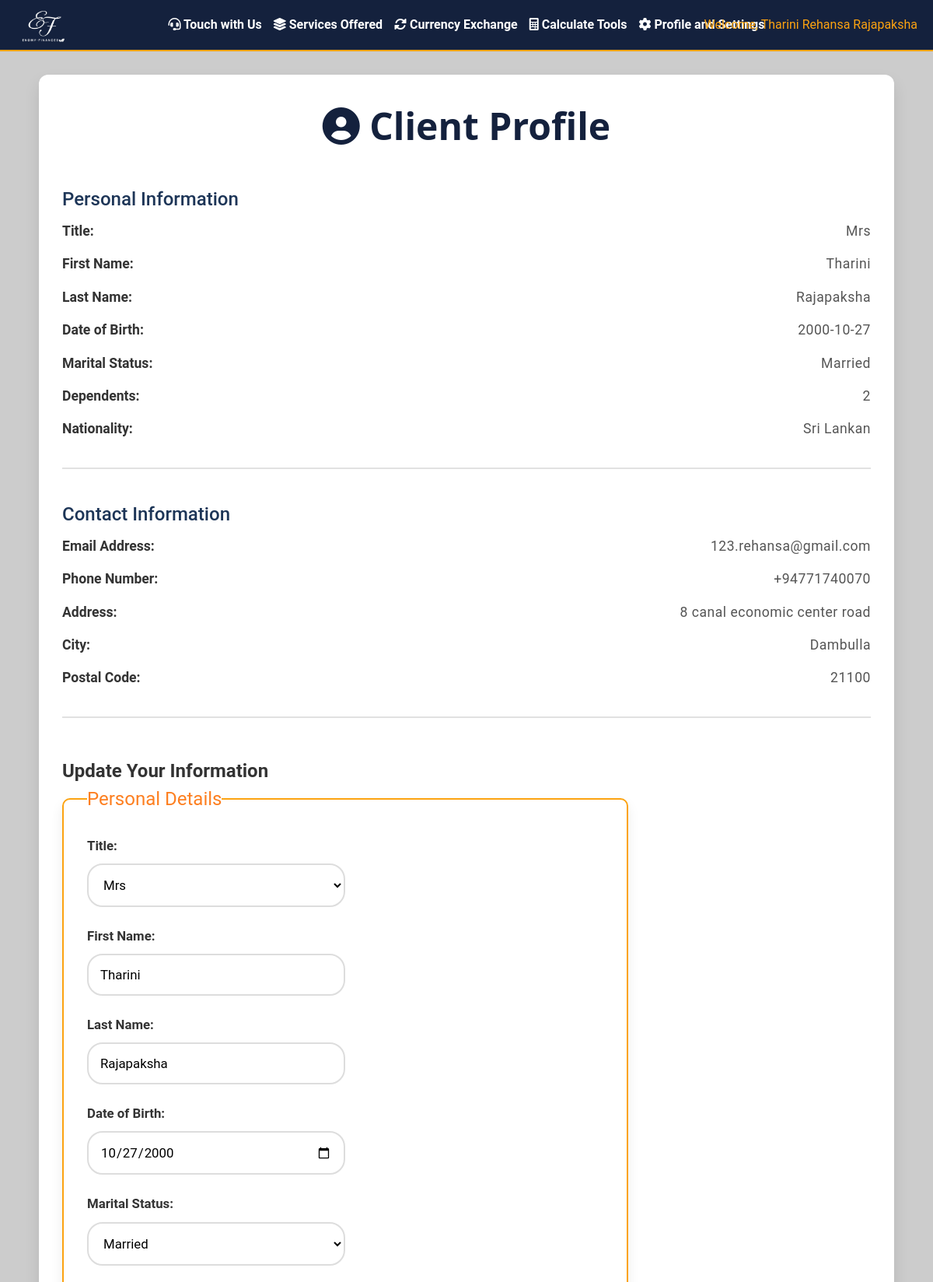
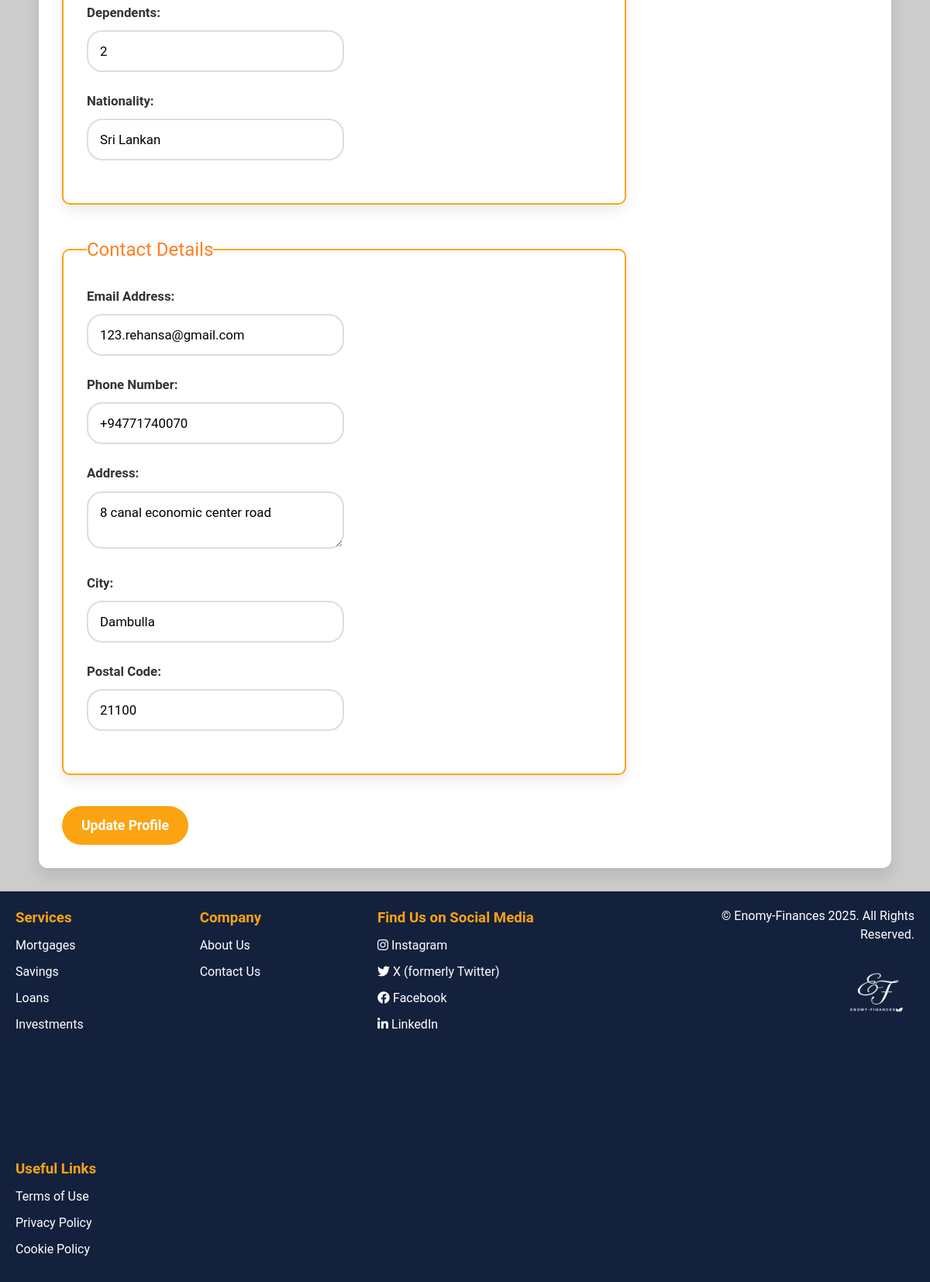
The page /contact-details.php (signed in) on the database its author committed (2 pictures, top to bottom).
### tables this page shows
CREATE TABLE `client_profiles` (
  `id` int(11) NOT NULL,
  `user_id` int(11) NOT NULL,
  `title` varchar(50) DEFAULT NULL,
  `first_name` varchar(100) DEFAULT NULL,
  `last_name` varchar(100) DEFAULT NULL,
  `dob` date DEFAULT NULL,
  `marital_status` varchar(50) DEFAULT NULL,
  `dependents` int(11) DEFAULT NULL,
  `nationality` varchar(100) DEFAULT NULL,
  `email` varchar(100) DEFAULT NULL,
  `phone` varchar(50) DEFAULT NULL,
  `address` text DEFAULT NULL,
  `city` varchar(100) DEFAULT NULL,
  `zip` varchar(20) DEFAULT NULL,
  `account_status` enum('Active','Deactivated','Suspended') DEFAULT 'Active'
);

### contact-details.php (the view, shortened to what this page needs)
<?php
require 'db_connection.php';
$stmt = $conn->prepare("SELECT * FROM client_profiles WHERE user_id = ?");
$stmt->bind_param("i", $_SESSION['user_id']);
$stmt->execute();
$result = $stmt->get_result();
if ($result->num_rows > 0) {
    $client = $result->fetch_assoc();
} else {
    $client = null;
}
?>
<!DOCTYPE html>
<html lang="en">
<head>
    <link rel="stylesheet" href="contact-details.css">
    <link href="https://cdnjs.cloudflare.com/ajax/libs/font-awesome/6.0.0-beta3/css/all.min.css" rel="stylesheet">
</head>
<body>
    <header>
    <nav>
        <div class="logo">
            <a href="home.php">
                <img src="Images/Logo.png" alt="Logo">
            </a>
        </div>
        <div class="dropdown">
            <button><i class="fa-solid fa-headset"></i> Touch with Us</button>
        </div>
        <div class="dropdown">
            <button><i class="fa-solid fa-layer-group"></i> Services Offered</button>
        </div>
        <a href="currency-exchange.php"><button><i class="fa-solid fa-rotate"></i> Currency Exchange</button></a>
        <a href="calculate.php"><button><i class="fa-solid fa-calculator"></i> Calculate Tools</button></a>
        <div class="dropdown">
            <button><i class="fa-solid fa-gear"></i> Profile and Settings</button>
        </div>
    </nav>
    <div class="user-info">
        <?php
            if (isset($_SESSION['fullname'])): ?>
            <span> Welcome, <?php echo htmlspecialchars($_SESSION['fullname']); ?></span>
        <?php endif; ?>
    </div>
</header>
<main>
    <div class="profile-container">
        <div class="profile-details">
            <h1><i class="fa-solid fa-circle-user"></i> Client Profile</h1>
            <section class="profile-section">
                <h2>Personal Information</h2>
                <?php if ($client): ?>
                    <div class="profile-field">
                        <label>Title:</label>
                        <span><?php echo htmlspecialchars($client['title']); ?></span>
                    </div>
                    <div class="profile-field">
                        <label>First Name:</label>
                        <span><?php echo htmlspecialchars($client['first_name']); ?></span>
                    </div>
                    <div class="profile-field">
                        <label>Last Name:</label>
                        <span><?php echo htmlspecialchars($client['last_name']); ?></span>
                    </div>
                    <div class="profile-field">
                        <label>Date of Birth:</label>
                        <span><?php echo htmlspecialchars($client['dob']); ?></span>
                    </div>
                    <div class="profile-field">
                        <label>Marital Status:</label>
                        <span><?php echo htmlspecialchars($client['marital_status']); ?></span>
                    </div>
                    <div class="profile-field">
                        <label>Dependents:</label>
                        <span><?php echo htmlspecialchars($client['dependents']); ?></span>
                    </div>
                    <div class="profile-field">
                        <label>Nationality:</label>
                        <span><?php echo htmlspecialchars($client['nationality']); ?></span>
                    </div>
                <?php else: ?>
                    <p>No profile data available. Please complete your profile.</p>
                <?php endif; ?>
            </section>
            <section class="profile-section">
                <h2>Contact Information</h2>
                <?php if ($client): ?>
                    <div class="profile-field">
                        <label>Email Address:</label>
                        <span><?php echo htmlspecialchars($client['email']); ?></span>
                    </div>
                    <div class="profile-field">
                        <label>Phone Number:</label>
                        <span><?php echo htmlspecialchars($client['phone']); ?></span>
                    </div>
                    <div class="profile-field">
                        <label>Address:</label>
                        <span><?php echo htmlspecialchars($client['address']); ?></span>
                    </div>
                    <div class="profile-field">
                        <label>City:</label>
                        <span><?php echo htmlspecialchars($client['city']); ?></span>
                    </div>
                    <div class="profile-field">
                        <label>Postal Code:</label>
                        <span><?php echo htmlspecialchars($client['zip']); ?></span>
                    </div>
                <?php else: ?>
                    <p>No contact data available. Please complete your profile.</p>
                <?php endif; ?>
            </section>
            <section class="update-form-section">
                <h2>Update Your Information</h2>
                <form method="POST" action="contact-details.php">
                    <fieldset>
                        <legend>Personal Details</legend>
                        <label for="title">Title:</label>
                        <select name="title" id="title" required>
                            <option value="Mrs" <?php echo isset($client['title']) && $client['title'] == 'Mrs' ? 'selected' : ''; ?>>Mrs</option>
                        </select>
                        <label for="first_name">First Name:</label>
                        <input type="text" name="first_name" id="first_name" value="<?php echo isset($client['first_name']) ? htmlspecialchars($client['first_name']) : ''; ?>" required>
                        <label for="last_name">Last Name:</label>
                        <input type="text" name="last_name" id="last_name" value="<?php echo isset($client['last_name']) ? htmlspecialchars($client['last_name']) : ''; ?>" required>
                        <label for="dob">Date of Birth:</label>
                        <input type="date" name="dob" id="dob" value="<?php echo isset($client['dob']) ? htmlspecialchars($client['dob']) : ''; ?>" required>
                        <label for="marital_status">Marital Status:</label>
                        <select name="marital_status" id="marital_status" required>
                            <option value="Married" <?php echo isset($client['marital_status']) && $client['marital_status'] == 'Married' ? 'selected' : ''; ?>>Married</option>
                        </select>
                        <label for="dependents">Dependents:</label>
                        <input type="number" name="dependents" id="dependents" value="<?php echo isset($client['dependents']) ? htmlspecialchars($client['dependents']) : ''; ?>" required>
                        <label for="nationality">Nationality:</label>
                        <input type="text" name="nationality" id="nationality" value="<?php echo isset($client['nationality']) ? htmlspecialchars($client['nationality']) : ''; ?>" required>
                    </fieldset>
                    <fieldset>
                        <legend>Contact Details</legend>
                        <label for="email">Email Address:</label>
                        <input type="email" name="email" id="email" value="<?php echo isset($client['email']) ? htmlspecialchars($client['email']) : ''; ?>" required>
                        <label for="phone">Phone Number:</label>
                        <input type="tel" name="phone" id="phone" value="<?php echo isset($client['phone']) ? htmlspecialchars($client['phone']) : ''; ?>" required>
                        <label for="address">Address:</label>
                        <textarea name="address" id="address" rows="2" required><?php echo isset($client['address']) ? htmlspecialchars($client['address']) : ''; ?></textarea>
                        <label for="city">City:</label>
                        <input type="text" name="city" id="city" value="<?php echo isset($client['city']) ? htmlspecialchars($client['city']) : ''; ?>" required>
                        <label for="zip">Postal Code:</label>
                        <input type="text" name="zip" id="zip" value="<?php echo isset($client['zip']) ? htmlspecialchars($client['zip']) : ''; ?>" required>
                    </fieldset>
                    <button type="submit" class="btn-submit">Update Profile</button>
                        </form>
            </section>
        </div>
    </div>
</main>
    <footer>
        <div class="footer-left">
            <ul>
                <h3>Services</h3>
                <li><a href="mortgages.php">Mortgages</a></li>
                <li><a href="savings.php">Savings</a></li>
                <li><a href="loans.php">Loans</a></li>
                <li><a href="investments.php">Investments</a></li>
            </ul>
            <ul>
                <h3>Company</h3>
                <li><a href="about-us.php">About Us</a></li>
                <li><a href="contact-us.php">Contact Us</a></li>
            </ul>
            <ul>
                <h3>Find Us on Social Media</h3>
                <li><a href="#"><i class="fa-brands fa-instagram"></i> Instagram</a></li>
                <li><a href="#"><i class="fa-brands fa-twitter"></i> X (formerly Twitter)</a></li>
                <li><a href="#"><i class="fa-brands fa-facebook"></i> Facebook</a></li>
                <li><a href="#"><i class="fa-brands fa-linkedin-in"></i> LinkedIn</a></li>
            </ul>
            <ul>
                <h3>Useful Links</h3>
                <li><a href="TermsOfUse.php">Terms of Use</a></li>
                <li><a href="PrivacyPolicy.php">Privacy Policy</a></li>
                <li><a href="CookiePolicy.php">Cookie Policy</a></li>
            </ul>
        </div>
        <div class="footer-right">
            <p>&copy; Enomy-Finances 2025. All Rights Reserved.</p>
            <a href="home.php">
                <img src="Images/Logo.png" alt="Footer Logo" style="width: 100px; margin-top: 10px;">
            </a>
        </div>
    </footer>
</body>
</html>

### contact-details.css (style rules this page uses)
* { margin: 0; padding: 0; box-sizing: border-box; font-family: 'Roboto', sans-serif; }
body { background-color: #ccc; color: #333; font-size: 16px; line-height: 1.5; padding: 20px; }
html, body { width: 100%; margin: 0; padding: 0; min-height: 100vh; display: flex; flex-direction: column; }
header { background-color: #14213D; border-bottom: 2px solid #FCA311; padding: 20px 0; margin: 0; position: relative; }
header .logo { position: absolute; top: 50%; left: 0; transform: translateY(-50%); padding-left: 15px; }
header .logo img { height: 80px; width: auto; display: block; }
nav { display: flex; justify-content: center; gap: 15px; flex-grow: 1; }
nav .dropdown { position: relative; }
nav button { background: none; border: none; color: white; cursor: pointer; font-size: 1em; font-weight: bold; }
.user-info { position: absolute; right: 20px; top: 50%; transform: translateY(-50%); color: #FCA311; font-size: 1em; }
.profile-container { max-width: 1100px; margin: 30px auto; background: white; padding: 30px; border-radius: 12px; box-shadow: 0 10px 20px rgba(0, 0, 0, 0.1); }
.profile-details h1 { text-align: center; color: #14213D; margin-bottom: 40px; font-family: 'Segoe UI', Tahoma, Geneva, Verdana, sans-serif; font-weight: 700; font-size: 3em; }
.profile-section { margin-bottom: 40px; border-bottom: 2px solid #e1e1e1; padding-bottom: 20px; }
.profile-section h2 { color: #1D3557; margin-bottom: 10px; font-size: 1.5em; font-family: 'Roboto', sans-serif; font-weight: 500; }
.profile-field { margin-bottom: 16px; display: flex; align-items: center; justify-content: space-between; }
.profile-field label { font-weight: bold; font-size: 1.1em; color: #333; width: 150px; }
.profile-field span { color: #555; font-size: 1.1em; letter-spacing: 0.5px; }
.update-form-section { margin-top: 50px; width: 70%; }
.update-form-section form fieldset { border: 2px solid #FCA311; padding: 30px; border-radius: 10px; margin-bottom: 40px; background: white; box-shadow: 0 8px 16px rgba(0, 0, 0, 0.08); }
.update-form-section form fieldset legend { color: #FD7F20; font-size: 1.5em; }
.update-form-section form label { display: block; margin-bottom: 10px; font-weight: 600; color: #333; font-size: 1.05em; }
.update-form-section form input, .update-form-section form select, .update-form-section form textarea { width: 50%; padding: 15px; margin-bottom: 25px; border: 2px solid #ddd; border-radius: 20px; font-size: 1.05em; transition: all 0.3s ease; background: #fff; }
.update-form-section form button { background-color: #FCA311; border: none; color: white; padding: 15px 25px; font-size: 1.1em; cursor: pointer; border-radius: 25px; transition: background-color 0.3s ease, transform 0.2s ease; font-weight: bold; }
footer { background-color: #14213D; color: white; padding: 20px; display: flex; justify-content: space-between; align-items: flex-start; margin-top: auto; }
.footer-left { display: flex; flex-direction: row; gap: 150px; flex-wrap: wrap; }
.footer-left h3 { margin-bottom: 10px; color: #FCA311; }
.footer-left ul { list-style: none; padding: 0; margin: 0; }
.footer-left li { margin-bottom: 10px; color: white; }
.footer-left a { color: white; text-decoration: none; }
.footer-right { text-align: right; }
.footer-right p { margin: 0; color: white; }
.footer-right a img { width: 100px; margin-top: 10px; display: inline-block; border-radius: 8px; transition: transform 0.3s ease; }

### rows shown on the page
client_profiles: title "Mrs", first_name "Tharini", last_name "Rajapaksha", dob "2000-10-27", marital_status "Married", dependents "2", nationality "Sri Lankan", email "123.rehansa@gmail.com", phone "+94771740070", address "8 canal economic center road", city "Dambulla", zip "21100", dob "10/27/2000"

### other values the page prints
$_SESSION['fullname'] "Tharini Rehansa Rajapaksha"
